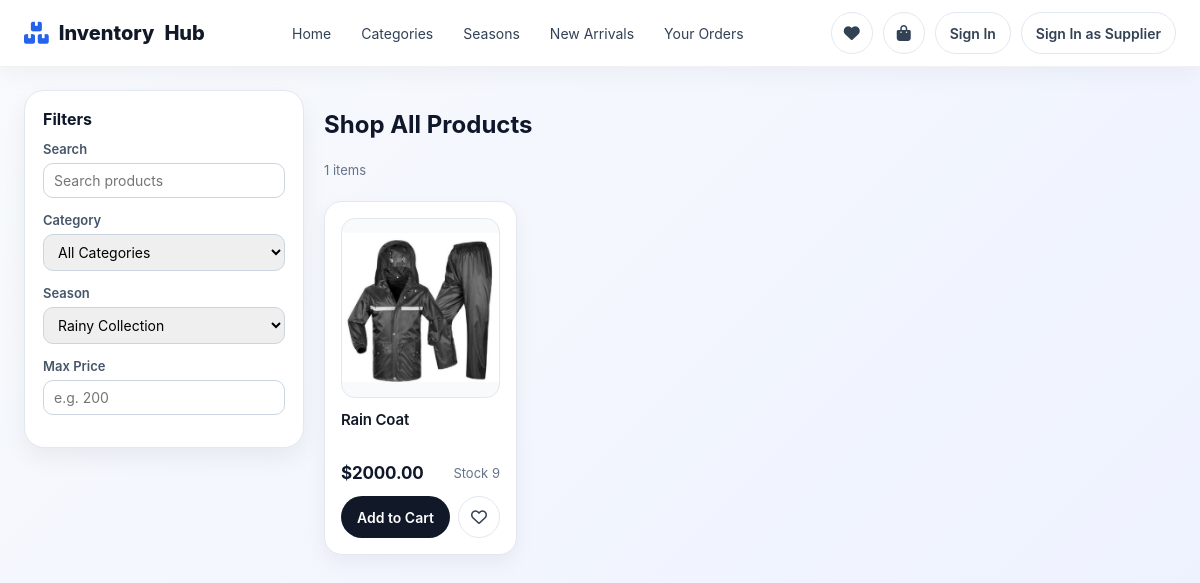
The page /accounts/buyer/categories/?season_id=4 on the database its author committed.
### accounts/models.py (models this page shows, shortened)
class Product(models.Model):
    name = models.CharField(max_length=255)
    category = models.ForeignKey(Category, on_delete=models.SET_NULL,null=True, blank=True)
    season = models.ForeignKey(Season, on_delete=models.SET_NULL, null=True, blank=True)
    price = models.DecimalField(max_digits=10, decimal_places=2,validators=[MinValueValidator(0.01)])
    quantity = models.PositiveIntegerField()
    picture = models.ImageField(upload_to=UniqueFileName('product_images/'), null=True, blank=True)
    created_at = models.DateTimeField(auto_now_add=True)

### accounts/views.py (the view, shortened to what this page needs)
# urls.py: path('buyer/categories/', views.buyer_category_page, name='buyer_category'),
def buyer_category_page(request):
    categories = Category.objects.all().order_by('name')
    seasons = Season.objects.all().order_by('name')
    products = Product.objects.select_related('category', 'season').all()
    query = request.GET.get('q', '').strip()
    selected_category_id = request.GET.get('category_id', '').strip()
    selected_season_id = request.GET.get('season_id', '').strip()
    price_max = request.GET.get('price_max', '').strip()
    if query:
        products = products.filter(name__icontains=query)
    if selected_category_id.isdigit():
        products = products.filter(category_id=selected_category_id)
    if selected_season_id.isdigit():
        products = products.filter(season_id=selected_season_id)
    if price_max:
        try:
            products = products.filter(price__lte=price_max)
        except Exception:
            pass
    products = products.order_by('-id')
    total_count = products.count()
    paginator = Paginator(products, 12)
    page_number = request.GET.get('page', 1)
    try:
        page_obj = paginator.page(page_number)
    except PageNotAnInteger:
        page_obj = paginator.page(1)
    except EmptyPage:
        page_obj = paginator.page(paginator.num_pages)
    wishlist_ids = request.session.get('wishlist', [])
    cart_product_ids = list(request.session.get('cart', {}).keys())
    return render(request, 'accounts/buyer_category.html', {
        'products': page_obj,
        'total_count': total_count,
        'has_next': page_obj.has_next(),
        'categories': categories,
        'seasons': seasons,
        'selected_category_id': selected_category_id,
        'selected_season_id': selected_season_id,
        'query': query,
        'price_max': price_max,
        'wishlist_ids': wishlist_ids,
        'cart_product_ids': cart_product_ids,
    })

### accounts/context_processors.py (called while the page is built)
def auth_status(request):
    current_buyer = None
    current_supplier = None
    buyer_id = request.session.get('buyer_id')
    supplier_id = request.session.get('supplier_id')
    if buyer_id:
        current_buyer = Buyer.objects.filter(id=buyer_id).first()
    if supplier_id:
        current_supplier = Supplier.objects.filter(id=supplier_id).first()
    return {
        'current_buyer': current_buyer,
        'current_supplier': current_supplier,
    }

def storefront_nav(request):
    cart = request.session.get('cart', {})
    wishlist = request.session.get('wishlist', [])
    _, cart_count = _cart_summary(cart) if isinstance(cart, dict) else (None, 0)
    return {
        'nav_categories': Category.objects.all().order_by('name'),
        'nav_seasons': Season.objects.all().order_by('name'),
        'nav_cart_count': cart_count,
        'nav_wishlist_count': len(wishlist),
    }

### accounts/views.py (called while the page is built, shortened)
def _is_ajax(request):
    return request.headers.get('X-Requested-With') == 'XMLHttpRequest'

def _cart_summary(cart):
    product_ids = [int(pid) for pid in cart.keys() if str(pid).isdigit()]
    products = {p.id: p for p in Product.objects.filter(id__in=product_ids)}
    total = Decimal('0.00')
    count = 0
    return total, count

### accounts/templates/accounts/buyer_category.html (shortened to what this page needs)
{% extends 'accounts/buyer_base.html' %}
{% block content %}
<div class="shop-shell">
    <aside class="filters">
        <h3>Filters</h3>
        <form method="get" id="filterForm">
            <div class="filter-group">
                <label for="q">Search</label>
                <input id="q" name="q" value="{{ query }}" placeholder="Search products">
            </div>
            <div class="filter-group">
                <label for="category_id">Category</label>
                <select id="category_id" name="category_id">
                    <option value="">All Categories</option>
                </select>
            </div>
            <div class="filter-group">
                <label for="season_id">Season</label>
                <select id="season_id" name="season_id">
                    {% for season in seasons %}
                    <option value="{{ season.id }}" {% if selected_season_id == season.id|stringformat:'s' %}selected{% endif %}>{{ season.name }}</option>
                    {% endfor %}
                </select>
            </div>
            <div class="filter-group">
                <label for="price_max">Max Price</label>
                <input id="price_max" name="price_max" type="number" min="0" value="{{ price_max }}" placeholder="e.g. 200">
            </div>
        </form>
    </aside>
    <section class="results">
        <div class="section-title" style="margin: 0 0 6px;">
            <h2>Shop All Products</h2>
            <span class="muted"><span id="totalCount">{{ total_count }}</span> items</span>
        </div>
        <div id="resultsWrap" {% if not products %}style="display:none;"{% endif %}>
            <div class="product-grid" id="productGrid">
                {% include 'accounts/partials/product_card_list.html' %}
            </div>
            <div id="scrollSentinel" class="scroll-status"
                 data-has-next="{{ has_next|yesno:'true,false' }}" data-next-page="2"></div>
        </div>
    </section>
</div>
{% endblock %}

### accounts/templates/accounts/partials/product_card.html
<div class="product-card">
    <a class="product-link" href="{% url 'buyer_product_detail' 'buyer' product.id %}">
        <div class="product-image-wrap">
            {% if product.picture and product.picture.name %}
            <img src="{{ product.picture.url }}" alt="{{ product.name }}">
            {% else %}
            <img src="/media/product_images/default-image.jpg" alt="{{ product.name }}">
            {% endif %}
        </div>
        <h3>{{ product.name }}</h3>
        <div class="price-row">
            <span class="price">${{ product.price }}</span>
            {% if product.quantity <= 5 %}
            <span class="stock-low">Only {{ product.quantity }} left</span>
            {% else %}
            <span class="muted">Stock {{ product.quantity }}</span>
            {% endif %}
        </div>
    </a>
    <div class="product-card-actions">
        {% if product.id|stringformat:"s" in cart_product_ids %}
        <button type="button" class="btn-cart" disabled>Added to Cart</button>
        {% else %}
        <button type="button" class="btn-cart" data-add-to-cart="{% url 'add_to_cart' product.id %}">Add to Cart</button>
        {% endif %}
        {% if product.id|stringformat:"s" in wishlist_ids %}
        <button type="button" class="btn-wishlist active" data-toggle-wishlist="{% url 'toggle_wishlist' product.id %}"><i class="fas fa-heart"></i></button>
        {% else %}
        <button type="button" class="btn-wishlist" data-toggle-wishlist="{% url 'toggle_wishlist' product.id %}"><i class="far fa-heart"></i></button>
        {% endif %}
    </div>
</div>

### accounts/templates/accounts/buyer_category.html (style rules this page uses)
.shop-shell { display: grid; grid-template-columns: 280px 1fr; gap: 20px; }
.filters { background: white; border-radius: 20px; padding: 18px; box-shadow: 0 10px 25px rgba(15,23,42,0.06); border: 1px solid #e2e8f0; height: fit-content; }
.filters h3 { margin: 0 0 12px; font-size: 16px; }
.filter-group { margin-bottom: 14px; }
.filter-group label { display: block; margin-bottom: 6px; font-size: 13px; color: #475569; font-weight: 600; }
.filter-group select, .filter-group input { width: 100%; padding: 8px 10px; border-radius: 10px; border: 1px solid #cbd5e1; font-family: inherit; font-size: 14px; box-sizing: border-box; transition: border-color 0.15s ease, box-shadow 0.15s ease; }
.results { display: grid; gap: 16px; }
.scroll-status { text-align: center; padding: 16px; color: #64748b; font-size: 14px; }

### accounts/templates/accounts/buyer_base.html (style rules this page uses)
:root { color-scheme: light; }
* { box-sizing: border-box; }
body { margin: 0; font-family: 'Inter', 'Segoe UI', Roboto, Arial, sans-serif; background: linear-gradient(135deg, #f8fafc 0%, #eef2ff 100%); color: #0f172a; }
.product-grid { display: grid; gap: 16px; grid-template-columns: repeat(2, 1fr); }
@media (min-width: 768px) { .product-grid { grid-template-columns: repeat(3, 1fr); } }
@media (min-width: 1200px) { .product-grid { grid-template-columns: repeat(5, 1fr); } }
.product-card { background: white; border-radius: 18px; padding: 16px; box-shadow: 0 8px 20px rgba(15,23,42,0.05); border: 1px solid #e2e8f0; display: flex; flex-direction: column; gap: 12px; transition: box-shadow 0.2s ease, transform 0.2s ease; }
.product-image-wrap { width: 100%; height: 180px; border-radius: 14px; background: #f8fafc; border: 1px solid #e2e8f0; overflow: hidden; flex-shrink: 0; }
.product-card img { width: 100%; height: 100%; object-fit: contain; transition: transform 0.35s ease; }
.product-card h3 { margin: 0; font-size: 15px; font-weight: 600; letter-spacing: -0.01em; line-height: 1.35; height: 2.7em; display: -webkit-box; -webkit-line-clamp: 2; -webkit-box-orient: vertical; overflow: hidden; color: #111827; }
.product-link { flex: 1; text-decoration: none; color: inherit; display: flex; flex-direction: column; gap: 12px; }
.product-card-actions { display: flex; gap: 8px; margin-top: auto; }
.price-row { display: flex; justify-content: space-between; align-items: center; height: 22px; }
.price-row .price { color: #0f172a; font-weight: 700; font-size: 17px; letter-spacing: -0.01em; }
.muted { color: #64748b; font-size: 13px; }
.btn-cart { flex: 1; display: inline-flex; align-items: center; justify-content: center; height: 42px; padding: 0 16px; border-radius: 999px; border: none; cursor: pointer; font-family: inherit; font-size: 14px; font-weight: 600; background: #111827; color: white; box-sizing: border-box; white-space: nowrap; overflow: hidden; text-overflow: ellipsis; transition: background 0.2s ease; }
.btn-wishlist { width: 42px; height: 42px; padding: 0; flex: 0 0 42px; border: 1px solid #e2e8f0; background: white; color: #334155; border-radius: 999px; cursor: pointer; display: inline-flex; align-items: center; justify-content: center; font-size: 16px; box-sizing: border-box; transition: color 0.15s ease, background 0.15s ease, border-color 0.15s ease, transform 0.15s ease; }

### rows shown on the page
Product: picture (picture), name "Rain Coat", price "2000.00", quantity "9", shows "Add to Cart"

### other values the page prints
{{ total_count }} "1"
form field season_id "Rainy Collection"
